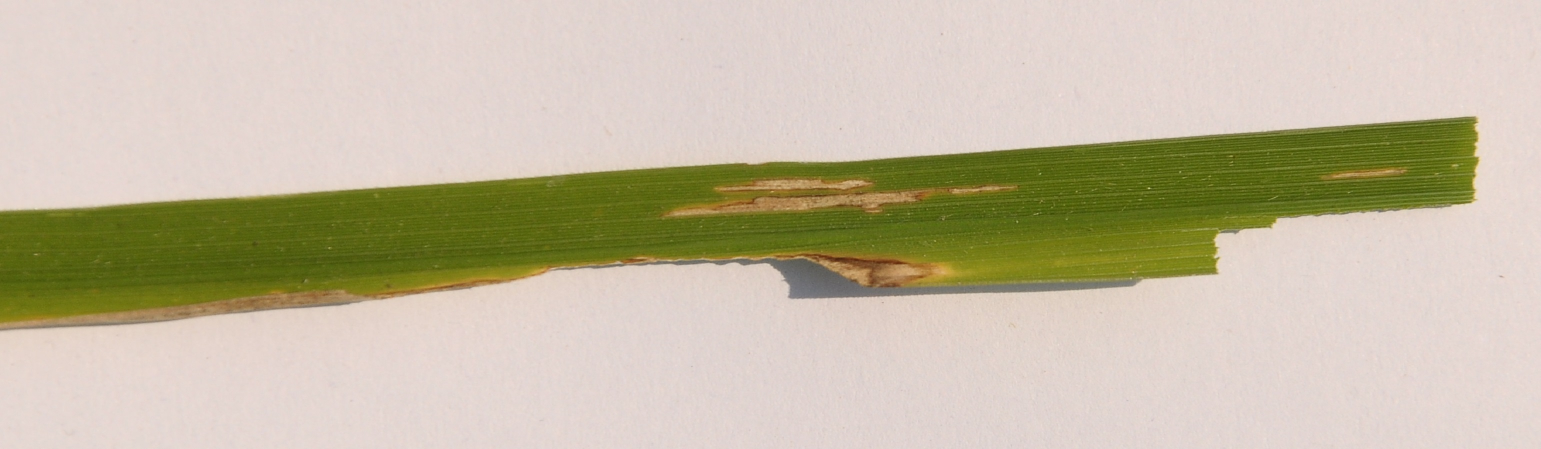
#> input picture Bacterial leaf blight/DSC_0365.JPG, 3081 x 897 px, found by its file name (shown at 1/2 size); its folder holds only this picture in this run
$ jupyter execute --allow-errors rice-leaf-diseases-classification.ipynb   (shell and % lines are left out)
#> lines starting #> are read from the running program, lines starting #| are printed output that depends on the picture; after the words box and inside, x2 and y2 are one past the last pixel; in counts of white or black regions, pixels touching at a corner belong together
#> in load_images_from_folder, img is the input picture: shape (897, 3081, 3); mean B, G, R 163.8, 187.4, 196.8
[cell 1]
import pandas as pd
import cv2
import matplotlib.pyplot as plt
import os
import numpy as np
from torchvision import transforms, models
from sklearn.model_selection import train_test_split
from sklearn.naive_bayes import GaussianNB
from sklearn.svm import SVC
from sklearn.metrics import recall_score, precision_score, accuracy_score, f1_score
from sklearn.preprocessing import StandardScaler
from torch import nn
import torch
from torch.utils.data import TensorDataset, DataLoader
import torch.nn.functional as F
from torch import optim
from pytorch_lightning.metrics import Accuracy, Metric, F1, Precision, Recall
import PIL
from PIL import Image
import glob
import time

[cell 2]
from torch_lr_finder import LRFinder

##### Original Paper with data
https://www.researchgate.net/profile/Harshadkumar_Prajapati/publication/318437440_Detection_and_classification_of_rice_plant_diseases/links/5b861c9192851c1e1238e7a5/Detection-and-classification-of-rice-plant-diseases.pdf?origin=publication_detail

##### Metrics Library Pytorch and amazing data Loading tool glob.glob
https://pytorch-lightning.readthedocs.io/en/latest/metrics.html
https://stackoverflow.com/questions/3207219/how-do-i-list-all-files-of-a-directory

#### Code to implement Learning Rate Finder
https://pypi.org/project/pytorch-lr-finder/
https://github.com/davidtvs/pytorch-lr-finder

# To Do

* Read and add on to previous work.

##### Important Links
https://paperswithcode.com/

* Torchvision Models

https://pytorch.org/hub/facebookresearch_WSL-Images_resnext/

https://pytorch.org/docs/stable/torchvision/models.html

https://www.kaggle.com/isbhargav/guide-to-pytorch-learning-rate-scheduling

## Load in Data For Convolution Neural Network

[cell 3]
def create_dataframe(image_file_paths):

    assert len(image_file_paths) == 120

    classes = ["Bacterial leaf blight", "Brown spot", "Leaf smut"]
    dataframe = pd.DataFrame(image_file_paths, columns = ["image_path"])
    dataframe["label"] = dataframe.apply(lambda row: classes.index(row["image_path"].rsplit('/', 2)[-2]), axis = 1)

    return dataframe

#Use glob glob to find pattern in file types to get list of all image paths
image_file_paths = glob.glob("../input/rice-leaf-disease-dataset/rice_leaf_diseases/*/*.JPG")
image_file_paths.extend(glob.glob("../input/rice-leaf-disease-dataset/rice_leaf_diseases/*/*.jpg"))
#> (the rest of this cell did not finish here and is left out)

[cell 4]
class RiceLeafDataset():
    # [16 lines left out: functions __init__, __getitem__, not called in this run]


    def __len__(self):

        return len(self.df)

#> (a cell that did not finish here is left out)

[cell 6]
#Even if test_loader has less than batch_size it still works.
batch_size=32
shuffle_dataset = True
random_seed= 42

#> (the rest of this cell did not finish here and is left out)

#> (a cell that did not finish here is left out)

## Load in data for sklearn in Numpy and try OpenCV image filtering

[cell 8]
def preprocess_image(image, prep_for_conv = False):
    #Look at resizing image only
#> called with prep_for_conv = False
    image = cv2.cvtColor(image, cv2.COLOR_BGR2RGB)
    image = cv2.resize(image, (224, 224))
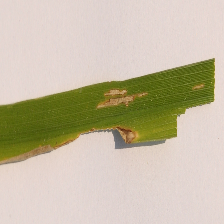
#> image: shape (224, 224, 3); mean R, G, B 196.7, 187.3, 163.7

    #Block the light background
    gray_image = cv2.cvtColor(image, cv2.COLOR_RGB2GRAY)
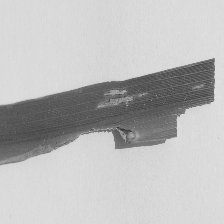
#> gray_image: shape (224, 224); min 49, max 226, mean 187.5
    retval, background_binary = cv2.threshold(gray_image, 210, 255, cv2.THRESH_BINARY_INV)
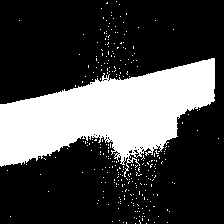
#> background_binary: shape (224, 224); 27.6% white; 286 white regions (285 under 20 px), largest, box (x1, y1, x2, y2) and area: (0, 58, 215, 177) 13397
    image[background_binary == 0] = [0, 0, 0]
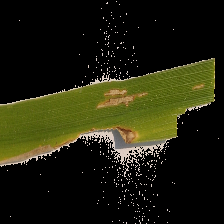
#> image: shape (224, 224, 3); mean R, G, B 32.5, 33.1, 13.5

    #To do: Block the dark shadow

    if prep_for_conv:

        image = image.reshape(1, 3, image.shape[0], image.shape[1])
        image = np.float32((image - np.mean(image)) / np.std(image))
        image = torch.from_numpy(image)

        assert image.size() == torch.Size([1, 3, 224, 224])


    return image

[cell 9]
## A loading function
## Build a class
def load_images_from_folder(folder_path_list, prep = False):
    classes = ["Bacterial leaf blight", "Brown spot", "Leaf smut"]
    images = list()
    labels = list()
    image_paths = list()
    for folder_path in folder_path_list:
        label = classes.index(folder_path.rsplit ('/', 1)[-1])
        for filename in os.listdir(folder_path):
            img = cv2.imread(os.path.join(folder_path,filename))
            image_paths.append(os.path.join(folder_path,filename))
            if img is not None:
                preprocessed_img = preprocess_image(img, prep_for_conv = prep)
                images.append(preprocessed_img)
                labels.append(label)

    if prep:

        labels = torch.LongTensor(labels)
        return images, labels, image_paths

    return np.asarray(images), np.asarray(labels), image_paths
